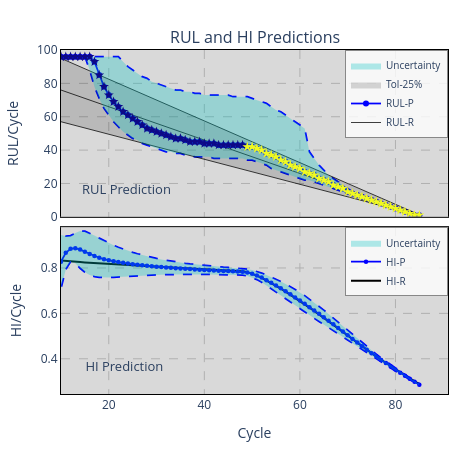

Notebook cell for this chart:
### Code cell
rho_params = df_rho.iloc[0,1:].values
RHO, RHO_ETA, RHO_T, RHO_BETA, ff_rls, dt_rls = rho_params

params = [3.5,28,[70],8,0,1,2,5,19,0]        # [m, nI, nR, nO (futuros de Z_k), mO (passados de Z_k, incl. h_k), N1, N2, N3, τ, act]
m,nI,nR,nO,mO,N1,N2,N3,τ,act = ParseParams(params)
X, Y, Z, kX = PrepareData(RS, HI, W, nI, nO, mO)
ref, J, L = RefEoL(sig, EOL, kX)   # avisa se o fluxo não alcança o EoL
if isinstance(nR, str): nR = ast.literal_eval(nR)


RHO_DYN = True              # False: rho estático (= RHO)
RHO_MIN, RHO_MAX = 1e-2, 10
INTR_STATE = 'reset'        # estado recorrente intervalar: 'reset' (só a incerteza da janela do passo) ou 'carry' (propagado)

teda=AutoCloud(m=m,nI=nI,nR=nR,nO=nO,ηS=[N1,N2,N3],act=act,
               tau=τ,eol=EOL,ref=ref,wtaG=WTAG,wtaP=WTAP,feedback=FEEDBACK,mO=mO,
               rho=RHO,lam=LAM,intr_state=INTR_STATE,
               rho_dyn=RHO_DYN,rho_eta=RHO_ETA,rho_T=RHO_T,rho_beta=RHO_BETA,rho_min=RHO_MIN,rho_max=RHO_MAX,
               ff_rls=ff_rls,dt_rls=dt_rls
               )

for j,_ in enumerate(X[:J]):

    teda.run(X[j])
    teda.RUL_Prediction(Y[j],mode='interval',lim=L,show=False)
    teda.WAPE_HI2(Y[j],Z[j])
    teda.Adapt(Y[j],Z[j])
    teda.UpdateRLS(mode='HI')

print(f"HI (HI_Granularity): cov={teda.cov:.3f} | sp={teda.sp:.3f} | V=média(cov*sp)={teda.V:.4f}")
PlotDSI_3D_PLY(teda,xi=10, yf=100, HideCol=[1,2,4])
